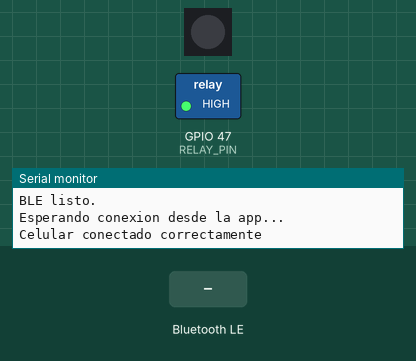
Simulated run of this sketch. Board: ESP32-S3. Parts: 1 RGB LEDs in strip order, left to right, switched loads named in the sketch (green lamp = pin HIGH), the last lines printed to the serial monitor. Inputs (shaded band) come from the test bench. Nothing arrives over Bluetooth unless stated; a phone connects over Bluetooth LE 3 s after start.

Above: at 4.2 s.
4.3 s: Bluetooth LE write "encender" received
At 6.8 s:
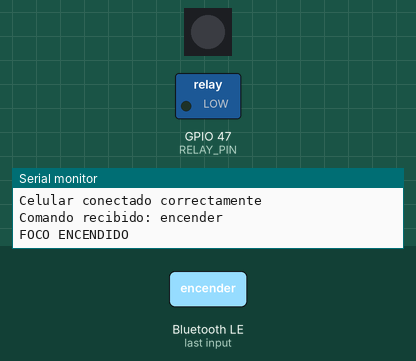
7.3 s: Bluetooth LE write "apagar" received
At 8.4 s:
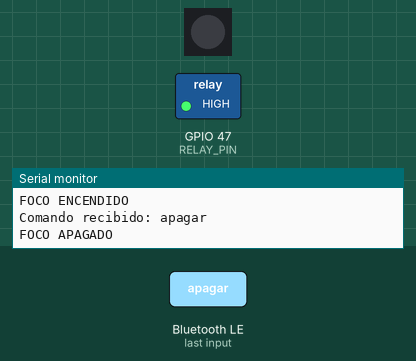
Timing chart, 0 to 10.3 s (numbered marks = the images above; inputs shaded):
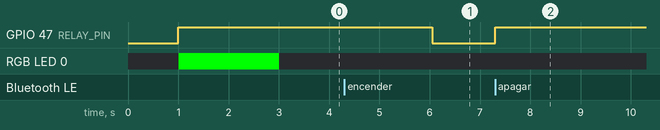

The sketch:

Codigo_Control_de_potencia_Bluetooth.ino
```cpp
#include <BLEDevice.h>
#include <BLEServer.h>
#include <BLEUtils.h>
#include <BLE2902.h>
#include <Adafruit_NeoPixel.h>

#define SERVICE_UUID        "12345678-1234-1234-1234-1234567890ab"
#define CHARACTERISTIC_UUID "abcd1234-5678-1234-5678-abcdef123456"

#define RELAY_PIN 47

// ===== LED RGB INTEGRADO ESP32-S3 =====
#define LED_PIN 48
#define NUM_LEDS 1

Adafruit_NeoPixel ledRGB(NUM_LEDS, LED_PIN, NEO_GRB + NEO_KHZ800);

void mostrarColor(uint8_t r, uint8_t g, uint8_t b) {
  ledRGB.setPixelColor(0, ledRGB.Color(r, g, b));
  ledRGB.show();
  delay(2000); // Encendido 2 segundos
  ledRGB.clear();
  ledRGB.show();
}

bool dispositivoConectado = false;

// Variables anti-duplicados
unsigned long ultimoTiempo = 0;
String ultimoMensaje = "";

// ======================
// CALLBACKS SERVIDOR
// ======================
class MyServerCallbacks: public BLEServerCallbacks {

  void onConnect(BLEServer* pServer) {
    dispositivoConectado = true;
    Serial.println("Celular conectado correctamente");

    // AZUL = conectado
    mostrarColor(0, 0, 255);
  }

  void onDisconnect(BLEServer* pServer) {
    dispositivoConectado = false;
    Serial.println("Celular desconectado");

    BLEDevice::startAdvertising();
    Serial.println("Esperando nueva conexion...");

    // Apagar foco por seguridad
    digitalWrite(RELAY_PIN, HIGH);

    // ROJO = desconectado
    mostrarColor(255, 0, 0);

    // VERDE = vuelve a esperar conexion
    mostrarColor(0, 255, 0);
  }
};

// ======================
// CALLBACKS CARACTERISTICA
// ======================
class MyCallbacks: public BLECharacteristicCallbacks {

  void onWrite(BLECharacteristic* pCharacteristic) {

    String rxValue = pCharacteristic->getValue();

    if (rxValue.length() > 0) {

      rxValue.trim();
      rxValue.replace("\n", "");
      rxValue.replace("\r", "");
      rxValue.toLowerCase();

      // Anti-duplicado
      if (rxValue == ultimoMensaje && millis() - ultimoTiempo < 400) {
        Serial.println("Mensaje duplicado ignorado");
        return;
      }

      ultimoMensaje = rxValue;
      ultimoTiempo = millis();

      Serial.print("Comando recibido: ");
      Serial.println(rxValue);

      if (rxValue == "encender") {
        digitalWrite(RELAY_PIN, LOW);
        Serial.println("FOCO ENCENDIDO");
      }
      else if (rxValue == "apagar") {
        digitalWrite(RELAY_PIN, HIGH);
        Serial.println("FOCO APAGADO");
      }
      else {
        Serial.println("Comando desconocido");
      }
    }
  }
};

// ======================
// SETUP
// ======================
void setup() {

  Serial.begin(115200);
  delay(1000);   // IMPORTANTE para ESP32-S3

  Serial.println("================================");
  Serial.println("Iniciando sistema BLE ESP32-S3");
  Serial.println("================================");

  // Configuración del relé
  pinMode(RELAY_PIN, OUTPUT);
  digitalWrite(RELAY_PIN, HIGH);

  // Inicializar LED RGB
  ledRGB.begin();
  ledRGB.clear();
  ledRGB.show();

  BLEDevice::init("ESP32_Control_Foco_Jaquikisitos");

  BLEServer *pServer = BLEDevice::createServer();
  pServer->setCallbacks(new MyServerCallbacks());

  BLEService *pService = pServer->createService(SERVICE_UUID);

  BLECharacteristic *pCharacteristic = pService->createCharacteristic(
    CHARACTERISTIC_UUID,
    BLECharacteristic::PROPERTY_READ |
    BLECharacteristic::PROPERTY_WRITE |
    BLECharacteristic::PROPERTY_WRITE_NR
  );

  pCharacteristic->setCallbacks(new MyCallbacks());

  pService->start();

  BLEAdvertising *pAdvertising = BLEDevice::getAdvertising();
  pAdvertising->start();

  Serial.println("BLE listo.");
  Serial.println("Esperando conexion desde la app...");

  // VERDE = esperando conexion
  mostrarColor(0, 255, 0);
}

// ======================
// LOOP
// ======================
void loop() {

}
```

Measured:
- after the input at 4.3 s, GPIO 47 (RELAY_PIN): HIGH → LOW after 1.8 s
- after the input at 7.3 s, GPIO 47 (RELAY_PIN): LOW → HIGH at once
